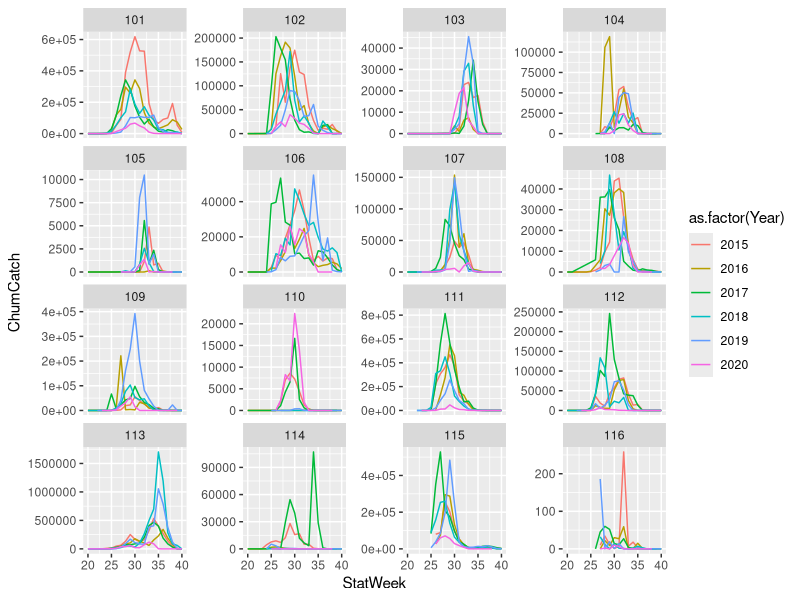

The R source for this figure:
# R Intro AFS
# Justin Priest
# justin.priest@alaska.gov

#####  MOTIVATING EXAMPLE 1  #####
#####    Inseason Harvest    #####

# Difficulty: Easy/Moderate

library(tidyverse)
library(lubridate)


# The following few lines are an example of a custom function. 
# Don't pay too much attention to what this function does; it just makes a Stat week from a date 
statweek <- function(x) {
  as.numeric(format(as.Date(x), "%U")) - as.numeric(format(as.Date(cut(x, "year")), "%U")) + 1
}


# Read in data, then rename the columns, then fix/create columns, then filter it
inseasonharvest <- read_csv("data/OceanAK_InseasonSalmonHarvest_2015-2020.csv") %>% 
  rename("Opening" = "Opening Name",
         "S_Fishery" = "S Fishery",
         "OpeningDate" = "Opening Date",
         "Closing Date" = "Closing Date",
         "ChumCatch" = "Chum") %>%
  mutate(OpeningDate = ymd(as.POSIXct(OpeningDate, format = "%m/%d/%Y", tz = "US/Alaska")),
         OpeningMonth = month(OpeningDate), 
         StatWeek = statweek(OpeningDate)) %>% # This uses the custom statweek function
  filter(District <= 116, between(StatWeek, 20, 40))



inseasonharvest %>%
  group_by(Year, StatWeek, District) %>%
  summarise(ChumCatch = sum(ChumCatch)) %>% 
  ggplot(aes(x = StatWeek, y = ChumCatch, color = as.factor(Year))) +
  geom_line() +
  facet_wrap(~District, scales = "free_y")



